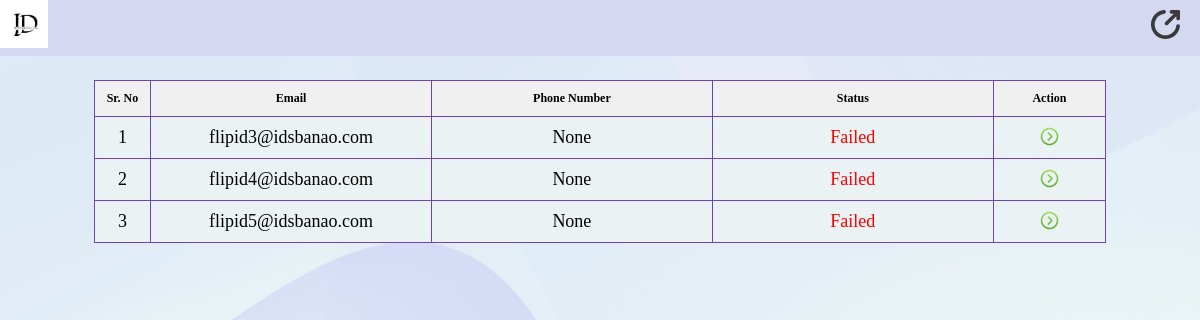
/userDashboard (signed in), run on the app's committed database.
### tool/models.py (models this page shows, shortened)
class email_info(models.Model):
    email = models.EmailField(max_length=50)
    phone_number = models.CharField(max_length=15, default=None, null=True)
    order_id = models.CharField(max_length=15, default=None, null=True)
    created_at = models.DateField(null=False, default=django.utils.timezone.now)
    assigned = models.BooleanField(null=False, default=False)
    status = models.BooleanField(null=False, default=False)

### tool/views.py (the view)
# urls.py: path('userDashboard', views.userDashboard,name='userDashboard'),
def userDashboard(request):
    user = request.user
    assigned_email_obj = assigned_emails.objects.filter(user=user).prefetch_related('emails')
    data = []
    for assigned_email in assigned_email_obj:
        email_details = assigned_email.emails.all()
        for email in email_details:
            data.append({
                "id":email.id,
                "email": email.email,
                "phone_number": email.phone_number,
                "order_id": email.order_id,
                "created_at": email.created_at,
                "assigned": email.assigned,
                "status": email.status,
            })
    data_pass = {'data': data}
    return render(request, 'pages/userDashboard.html', data_pass)

### templates/pages/userdashboard.html (shortened to what this page needs)
<!DOCTYPE html>
<html lang="en">
{% load static %}
<head>
    <link rel="stylesheet" href="{% static 'css/style_P.css' %}">
    <link rel="stylesheet" href="{% static 'css/style.css' %}">
</head>
<body>
        <nav>
            <a href="/userDashboard"><img class="logo-button" src="{% static 'images/id_logo.png' %}"></a>
            <a href="/"><img src="{% static 'images/logout.svg' %}" style="float:right;margin-top:10px;margin-right:20px;"/></a>
        </nav>
        <div class="container">
            <table class="project-table" style="margin-top:10px;">
                <tr style="font-size:0.75rem;">
                    <th style="width:5%;">Sr. No</th>
                    <th>Email</th>
                    <th>Phone Number</th>
                    <th>Status</th>
                    <th colspan="1">Action</th>
                </tr>
                {% for l in data %}
                    <tr style="font-size:0.7rem; background-color:#ebf2f4;">
                        <td style="width:5%;font-size:large;">{{forloop.counter}}</td>
                        <td style="width:25%;font-size:large;">{{l.email}}</td>
                        <td style="width:25%;font-size:large;">{{l.phone_number}}</td>
                        {% if l.status %}
                            <td style="width:25%;font-size:large;color:green;">Success</td>
                        {% else %}
                            <td style="width:25%;font-size:large;color:red;">Failed</td>
                        {% endif %}
                        <td style="width:10%;">
                            <img style="width:20%;cursor:pointer;" onclick="otp({{l.id}})" src="{% static 'images/right.png' %}">
                        </td>
                    </tr>
                {% endfor %}
            </table>
        </div>
</body>
</html>

### static/css/style.css (style rules this page uses)
body { background-image: url('../images/BG.svg'); }
nav { width: 100%; min-height: 50px; height: 7vh; background: rgb(212 216 241); color: white; position: absolute; top: 0; left: 0; }
table { background-color: rgb(212 216 241); border-collapse: collapse; width: 50%; margin: 0 auto; }
th, td { border: 1px solid black; padding: 8px; text-align: left; }

### templates/pages/userdashboard.html (style rules this page uses)
.container { width: 95%; margin: 70px auto; height:100%; overflow:auto; }
table { width: 90%; border-collapse: collapse; }
table, th, td { border: 1px solid #6f42c1; }
th, td { padding: 10px; text-align: center; }
th { background-color: #f0f0f0; }
.logo-button { width:4%; }

### data on the page
email_info: email "flipid3@idsbanao.com"
email_info: email "flipid4@idsbanao.com"
email_info: email "flipid5@idsbanao.com"

### other printed values
{{ l.phone_number }} "None" "None" "None"
